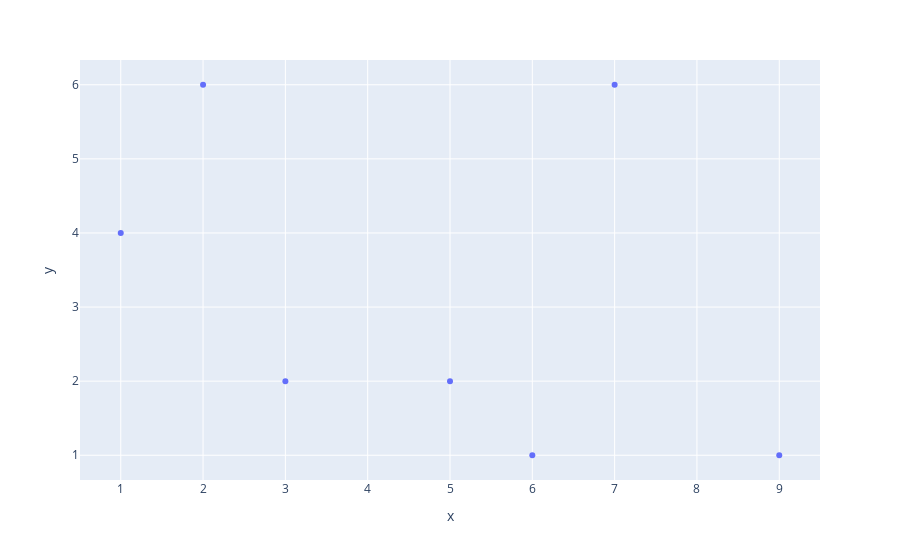

The notebook cell saved with this chart:
### Code cell
fig = px.scatter(x = [5, 7, 3, 6, 1, 9, 2],
                 y = [2, 6, 2, 1, 4, 1, 6],)
fig.show()

### Figure 1 — Plotly figure (JSON) as saved in the notebook; plotly's stock layout.template omitted (floating-point values rounded to 4 significant figures)
{"data": [{"hovertemplate": "x=%{x}<br>y=%{y}<extra></extra>", "legendgroup": "", "marker": {"color": "#636efa", "symbol": "circle"}, "mode": "markers", "name": "", "orientation": "v", "showlegend": false, "type": "scatter", "x": [5, 7, 3, 6, 1, 9, 2], "xaxis": "x", "y": [2, 6, 2, 1, 4, 1, 6], "yaxis": "y"}], "layout": {"legend": {"tracegroupgap": 0}, "margin": {"t": 60}, "xaxis": {"anchor": "y", "domain": [0, 1], "title": {"text": "x"}}, "yaxis": {"anchor": "x", "domain": [0, 1], "title": {"text": "y"}}}}
